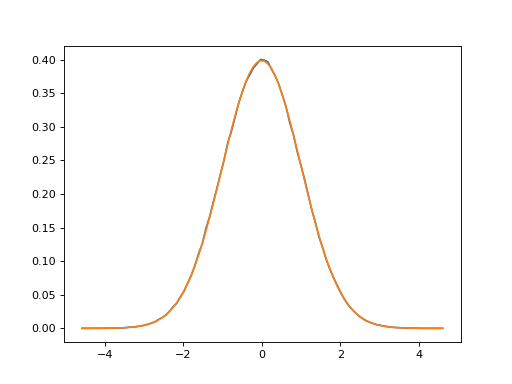

This chart was generated by the following Python code:
from scipy.stats import norm
from pisces.particles.sampling.sampling import rejection_sample
import matplotlib.pyplot as plt
import numpy as np
x_grid = np.linspace(-5,5,100)
y_grid = np.exp(-(x_grid**2)/2)
samples = rejection_sample(x_grid,y_grid,1_000_000)
hist, edges = np.histogram(samples, bins=100, density=True)
bin_centers = (edges[1:]+edges[:-1])/2
_ = plt.plot(bin_centers, hist)
_ = plt.plot(bin_centers, norm.pdf(bin_centers))
plt.show()
